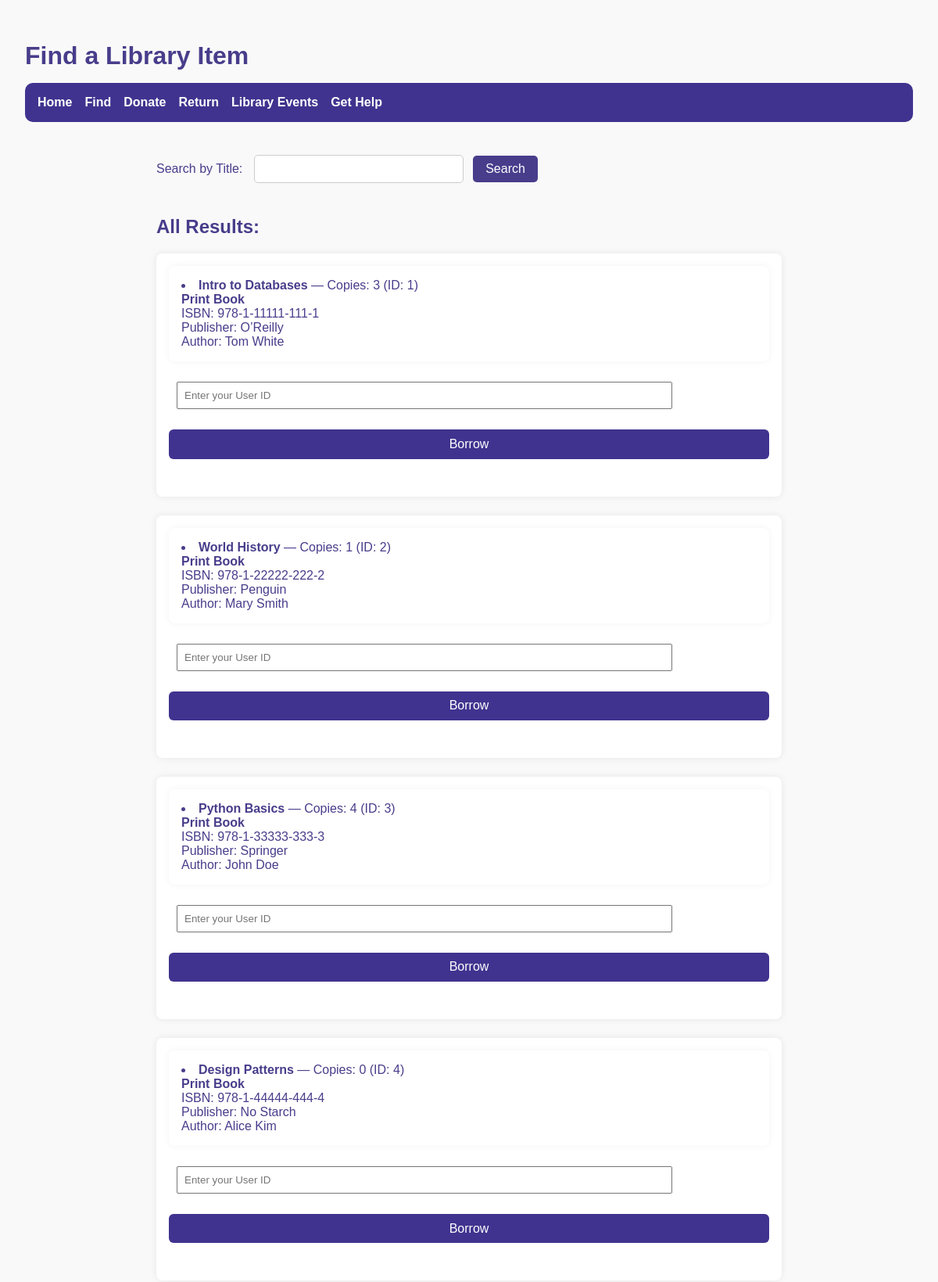
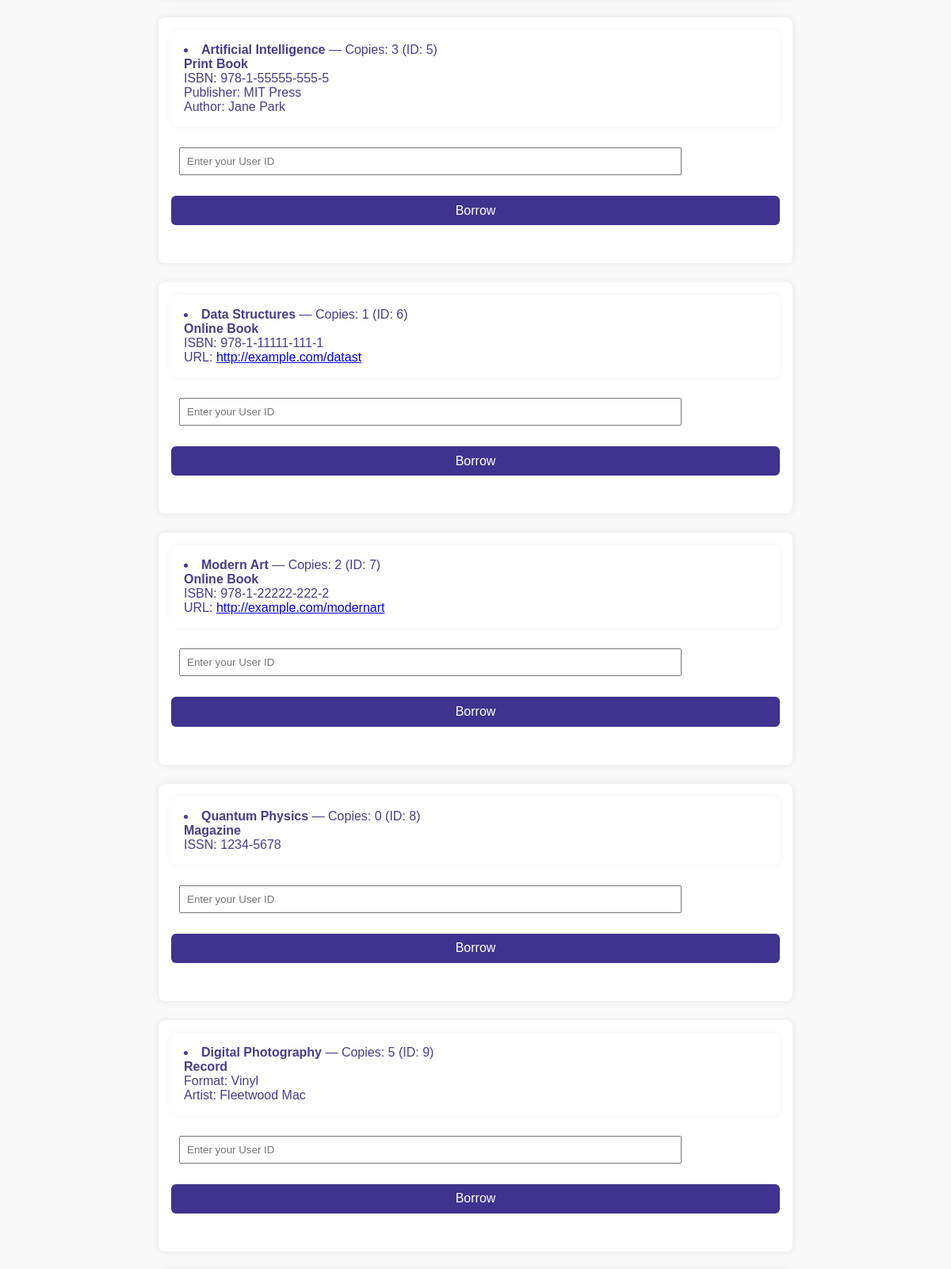
Page /find (upper part) on the committed database (2 pictures, top to bottom).
### tables this page shows
CREATE TABLE PrintBooks (
        item_id INTEGER PRIMARY KEY,
        ISBN TEXT,
        FOREIGN KEY (item_id) REFERENCES LibraryItems(item_id),
        FOREIGN KEY (ISBN) REFERENCES BookMetadata(ISBN)
    );

CREATE TABLE LibraryItems (
        item_id INTEGER PRIMARY KEY,
        available_copies INTEGER CHECK(available_copies >= 0),
        title TEXT NOT NULL
    );

CREATE TABLE BookMetadata (
        ISBN TEXT PRIMARY KEY,
        publisher TEXT,
        author TEXT
    );

CREATE TABLE OnlineBooks (
        item_id INTEGER PRIMARY KEY,
        url TEXT,
        ISBN TEXT,
        FOREIGN KEY (item_id) REFERENCES LibraryItems(item_id),
        FOREIGN KEY (ISBN) REFERENCES BookMetadata(ISBN)
    );

CREATE TABLE Magazines (
        item_id INTEGER PRIMARY KEY,
        ISSN TEXT,
        FOREIGN KEY (item_id) REFERENCES LibraryItems(item_id)
    );

### modules/routes.py (the view)
    @app.route('/find', methods=['GET', 'POST'])
    def find_item():
        search_query = ''
        if request.method == 'POST':
            search_query = request.form['title']
        conn = sqlite3.connect('library.db')
        cur = conn.cursor()
        query = '''
            SELECT li.item_id, li.title, li.available_copies,
                pb.ISBN, bm.publisher, bm.author,
                COALESCE(mm1.format, mm2.format) AS format,
                COALESCE(mm1.artist, mm2.artist) AS artist,
                m.ISSN,
                ob.ISBN AS ob_ISBN, ob.url,
                COALESCE(mm2.genre, mm1.genre) AS genre
            FROM LibraryItems li
            LEFT JOIN PrintBooks pb ON li.item_id = pb.item_id
            LEFT JOIN BookMetadata bm ON pb.ISBN = bm.ISBN
            LEFT JOIN Records r ON li.item_id = r.item_id
            LEFT JOIN MediaMetadata mm1 ON r.media_id = mm1.media_id
            LEFT JOIN Magazines m ON li.item_id = m.item_id
            LEFT JOIN OnlineBooks ob ON li.item_id = ob.item_id
            LEFT JOIN CDs cd ON li.item_id = cd.item_id
            LEFT JOIN MediaMetadata mm2 ON cd.media_id = mm2.media_id
        '''
        params = ()
        if search_query:
            query += ' WHERE li.title LIKE ?'
            params = (f'%{search_query}%',)
        cur.execute(query, params)
        results = cur.fetchall()
        conn.close()
        return render_template('find.html', results=results, search_query=search_query, message=request.args.get('message'))

### templates/find.html (shortened to what this page needs)
{% extends 'base.html' %}
{% block head %}
    <h1>Find a Library Item</h1>
{% endblock %}
{% block body %}
    <form method="POST">
        <label for="title">Search by Title:</label>
        <input type="text" id="title" name="title" value="{{ search_query }}">
        <button type="submit">Search</button>
    </form>
    <h2>All Results:</h2>
    {% for item in results %}
        <div class="card">
            <li>
                <strong>{{ item[1] }}</strong> — Copies: {{ item[2] }} (ID: {{ item[0] }})<br>
                {% if item[3] %}
                    <strong>Print Book</strong><br>
                    ISBN: {{ item[3] }}<br>
                    Publisher: {{ item[4] }}<br>
                    Author: {{ item[5] }}<br>
                {% elif item[6] and item[7] %}
                    <strong>Record</strong><br>
                    Format: {{ item[6] }}<br>
                    Artist: {{ item[7] }}<br>
                {% elif item[8] %}
                    <strong>Magazine</strong><br>
                    ISSN: {{ item[8] }}<br>
                {% elif item[9] %}
                    <strong>Online Book</strong><br>
                    ISBN: {{ item[9] }}<br>
                    URL: <a href="{{ item[10] }}" target="_blank">{{ item[10] }}</a><br>
                {% elif item[11] %}
                    <strong>CD</strong><br>
                    Genre: {{ item[11] }}<br>
                    Format: {{ item[6] }}<br>
                    Artist: {{ item[7] }}<br>
                {% endif %}
            </li>
            <form method="POST" action="{{ url_for('borrow_item') }}">
                <input type="number" name="user_id" placeholder="Enter your User ID" required>
                <button class="action-button" type="submit">Borrow</button>
            </form>
        </div>
    {% endfor %}
{% endblock %}

### static/style.css (style rules this page uses)
body { margin: 0; font-family: sans-serif; color: darkslateblue; background-color: #f9f9f9; padding: 2rem; }
h1 { color: darkslateblue; margin-bottom: 1rem; }
form { margin-bottom: 2rem; }
input[type="text"] { padding: 0.5rem; font-size: 1rem; width: 250px; margin-right: 0.5rem; border: 1px solid #ccc; border-radius: 5px; }
button { padding: 0.5rem 1rem; font-size: 1rem; background-color: darkslateblue; color: white; border: none; border-radius: 5px; cursor: pointer; }
li { background: white; padding: 1rem; margin-bottom: 1rem; border-radius: 8px; box-shadow: 0 0 10px rgba(0,0,0,0.05); }
input, #openEventForm { margin: 10px; padding: 8px; width: 80%; }
.card { background: white; padding: 1rem; margin-bottom: 1.5rem; border-radius: 8px; box-shadow: 0 0 10px rgba(0, 0, 0, 0.08); }
.action-button { background-color: #40338f; color: white; padding: 0.6rem 1rem; margin-top: 1rem; border: none; width: 100%; font-size: 1rem; border-radius: 6px; cursor: pointer; }

### rows in the picture
PrintBooks: title "Intro to Databases", available_copies "3", item_id "1", ISBN "978-1-11111-111-1", publisher "O’Reilly", author "Tom White"
PrintBooks: title "World History", available_copies "1", item_id "2", ISBN "978-1-22222-222-2", publisher "Penguin", author "Mary Smith"
PrintBooks: title "Python Basics", available_copies "4", item_id "3", ISBN "978-1-33333-333-3", publisher "Springer", author "John Doe"
PrintBooks: title "Design Patterns", available_copies "0", item_id "4", ISBN "978-1-44444-444-4", publisher "No Starch", author "Alice Kim"
PrintBooks: title "Artificial Intelligence", available_copies "3", item_id "5", ISBN "978-1-55555-555-5", publisher "MIT Press", author "Jane Park"
OnlineBooks: title "Data Structures", available_copies "1", item_id "6", ISBN "978-1-11111-111-1", url "http://example.com/datast"
OnlineBooks: title "Modern Art", available_copies "2", item_id "7", ISBN "978-1-22222-222-2", url "http://example.com/modernart"
Magazines: title "Quantum Physics", available_copies "0", item_id "8", ISSN "1234-5678"
LibraryItems: title "Digital Photography", available_copies "5", item_id "9", item "Vinyl", item "Fleetwood Mac"
